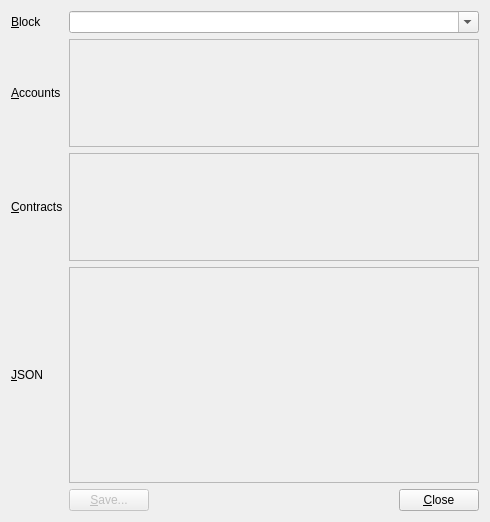
<?xml version="1.0" encoding="UTF-8"?>
<ui version="4.0">
 <class>ExportState</class>
 <widget class="QDialog" name="ExportState">
  <property name="geometry">
   <rect>
    <x>0</x>
    <y>0</y>
    <width>490</width>
    <height>522</height>
   </rect>
  </property>
  <property name="windowTitle">
   <string>Export State</string>
  </property>
  <property name="modal">
   <bool>true</bool>
  </property>
  <layout class="QGridLayout" name="gridLayout">
   <item row="0" column="0">
    <widget class="QLabel" name="label5">
     <property name="sizePolicy">
      <sizepolicy hsizetype="Preferred" vsizetype="Preferred">
       <horstretch>0</horstretch>
       <verstretch>0</verstretch>
      </sizepolicy>
     </property>
     <property name="text">
      <string>&amp;Block</string>
     </property>
     <property name="buddy">
      <cstring>block</cstring>
     </property>
    </widget>
   </item>
   <item row="0" column="1">
    <widget class="QComboBox" name="block">
     <property name="editable">
      <bool>true</bool>
     </property>
     <property name="currentText">
      <string/>
     </property>
    </widget>
   </item>
   <item row="1" column="0">
    <widget class="QLabel" name="label_7">
     <property name="text">
      <string>&amp;Accounts</string>
     </property>
     <property name="buddy">
      <cstring>accounts</cstring>
     </property>
    </widget>
   </item>
   <item row="1" column="1">
    <widget class="QListWidget" name="accounts">
     <property name="enabled">
      <bool>false</bool>
     </property>
     <property name="sizePolicy">
      <sizepolicy hsizetype="Expanding" vsizetype="Preferred">
       <horstretch>0</horstretch>
       <verstretch>1</verstretch>
      </sizepolicy>
     </property>
     <property name="selectionMode">
      <enum>QAbstractItemView::MultiSelection</enum>
     </property>
    </widget>
   </item>
   <item row="2" column="0">
    <widget class="QLabel" name="label_6">
     <property name="text">
      <string>&amp;Contracts</string>
     </property>
     <property name="buddy">
      <cstring>contracts</cstring>
     </property>
    </widget>
   </item>
   <item row="2" column="1">
    <widget class="QListWidget" name="contracts">
     <property name="enabled">
      <bool>false</bool>
     </property>
     <property name="sizePolicy">
      <sizepolicy hsizetype="Expanding" vsizetype="Preferred">
       <horstretch>0</horstretch>
       <verstretch>1</verstretch>
      </sizepolicy>
     </property>
     <property name="selectionMode">
      <enum>QAbstractItemView::MultiSelection</enum>
     </property>
    </widget>
   </item>
   <item row="3" column="0">
    <widget class="QLabel" name="label_2">
     <property name="sizePolicy">
      <sizepolicy hsizetype="Preferred" vsizetype="Maximum">
       <horstretch>0</horstretch>
       <verstretch>0</verstretch>
      </sizepolicy>
     </property>
     <property name="text">
      <string>&amp;JSON</string>
     </property>
     <property name="alignment">
      <set>Qt::AlignLeading|Qt::AlignLeft|Qt::AlignVCenter</set>
     </property>
     <property name="buddy">
      <cstring>json</cstring>
     </property>
    </widget>
   </item>
   <item row="3" column="1">
    <widget class="QTextEdit" name="json">
     <property name="enabled">
      <bool>false</bool>
     </property>
     <property name="sizePolicy">
      <sizepolicy hsizetype="Expanding" vsizetype="Expanding">
       <horstretch>0</horstretch>
       <verstretch>2</verstretch>
      </sizepolicy>
     </property>
     <property name="readOnly">
      <bool>true</bool>
     </property>
    </widget>
   </item>
   <item row="4" column="1">
    <layout class="QHBoxLayout" name="horizontalLayout">
     <item>
      <widget class="QPushButton" name="saveButton">
       <property name="enabled">
        <bool>false</bool>
       </property>
       <property name="sizePolicy">
        <sizepolicy hsizetype="Fixed" vsizetype="Fixed">
         <horstretch>0</horstretch>
         <verstretch>0</verstretch>
        </sizepolicy>
       </property>
       <property name="text">
        <string>&amp;Save...</string>
       </property>
       <property name="shortcut">
        <string>Esc</string>
       </property>
      </widget>
     </item>
     <item>
      <spacer name="horizontalSpacer">
       <property name="orientation">
        <enum>Qt::Horizontal</enum>
       </property>
       <property name="sizeHint" stdset="0">
        <size>
         <width>40</width>
         <height>20</height>
        </size>
       </property>
      </spacer>
     </item>
     <item>
      <widget class="QPushButton" name="close">
       <property name="text">
        <string>&amp;Close</string>
       </property>
       <property name="shortcut">
        <string>Esc</string>
       </property>
      </widget>
     </item>
    </layout>
   </item>
  </layout>
 </widget>
 <resources/>
 <connections/>
</ui>
